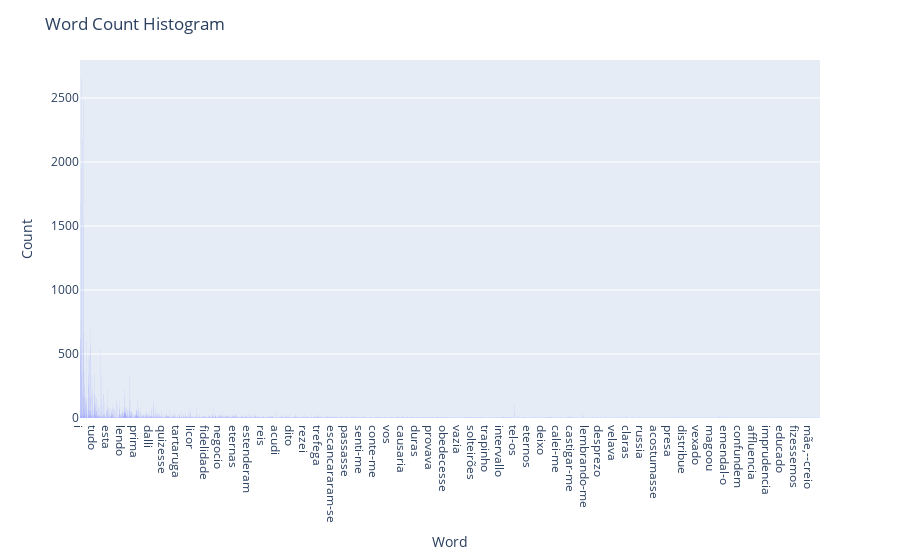

The notebook cell this image was saved under:
### Code cell
import plotly.express as px
import plotly.graph_objects as go

fig = px.histogram(x=list(word_count.keys()), y=list(word_count.values()))
fig.update_layout(title='Word Count Histogram', xaxis_title='Word', yaxis_title='Count')
fig.show()

### Figure 1 — Plotly figure (JSON) as saved in the notebook; plotly's stock layout.template omitted (floating-point values rounded to 4 significant figures; data arrays with more than 128 entries replaced by an {"elided": "..."} marker saying what was removed)
{"data": [{"alignmentgroup": "True", "bingroup": "x", "histfunc": "sum", "hovertemplate": "x=%{x}<br>sum of y=%{y}<extra></extra>", "legendgroup": "", "marker": {"color": "#636efa", "pattern": {"shape": ""}}, "name": "", "offsetgroup": "", "orientation": "v", "showlegend": false, "type": "histogram", "x": {"elided": "9591 str values"}, "xaxis": "x", "y": {"elided": "9591 int values"}, "yaxis": "y"}], "layout": {"barmode": "relative", "legend": {"tracegroupgap": 0}, "margin": {"t": 60}, "title": {"text": "Word Count Histogram"}, "xaxis": {"anchor": "y", "domain": [0, 1], "title": {"text": "Word"}}, "yaxis": {"anchor": "x", "domain": [0, 1], "title": {"text": "Count"}}}}
